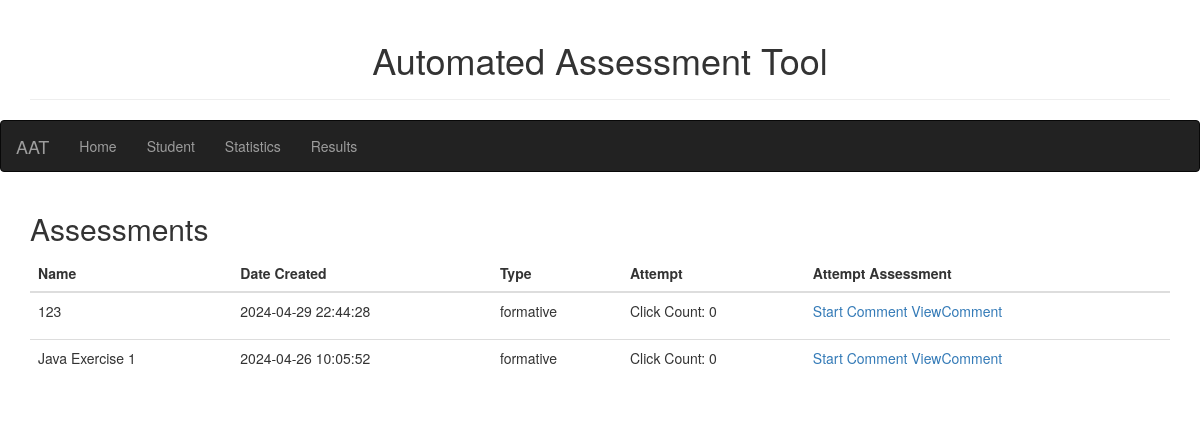
Screenshot of /Student/Teacher with the database file from the repository.
### tables this page shows
CREATE TABLE Assessments(
    id INTEGER PRIMARY KEY AUTOINCREMENT,
    created TIMESTAMP NOT NULL DEFAULT CURRENT_TIMESTAMP,
    name TEXT BOT NULL,
    content TEXT BOT NULL,
    type TEXT CHECK (type IN ('formative', 'summative'))
);

### Server.py (the view)
@app.route("/Student/<string:username>", methods=['GET'])
def Student(username):
    conn = sqlite3.connect('AATData.db')
    conn.row_factory = sqlite3.Row
    try:
        assessments = conn.execute('SELECT * FROM Assessments').fetchall()
        question = conn.execute('SELECT * FROM Questions').fetchall()
        return render_template('Student.html', data=assessments, data1=question, username=username)
    finally:
        conn.close()

### templates/Student.html (shortened to what this page needs)
{%extends 'Home.html'%}
{%block mainBlock%}
<nav class="navbar navbar-inverse">
  <div class="container-fluid">
    <div class="navbar-header">
      <a class="navbar-brand" href="/Home">AAT</a>
    </div>
    <div class="collapse navbar-collapse" id="Navbar">
      <ul class="nav navbar-nav">
        <li><a href="/Home">Home</a></li>
        <li><a href="{{ url_for('Student',username=username ) }}">Student</a></li>
        <li><a href="{{ url_for('Statistics', username=username ) }}">Statistics</a></li>
        <li><a href="{{ url_for('StudentAss', username=username ) }}">Results</a></li>
      </ul>
    </div>
  </div>
</nav>
{%block studentBlock%}
<div class="container">
  <h2> Assessments</h2>
  <table class="table table-hover">
    <thead>
      <tr>
        <th> Name</th>
        <th> Date Created</th>
        <th> Type</th>
          <th> Attempt </th>
        <th> Attempt Assessment</th>
      </tr>
    </thead>
    <tbody>
    {% for assessments in data %}
      <tr>
        <td >
        {{ assessments['name'] }}
        </td>
        <td> {{ assessments['created'] }}</td>
        <td> {{ assessments['type'] }}</td>
        <td><p>Click Count: <span class="click-count">0</span></p></td>
        <td>
          <a href="{{ url_for('StudentSpecificassessment', get_id=assessments['id'], username=username ) }}" id="click-link"> Start</a>
          <a href="{{ url_for('Comment', get_id=assessments['id'],username=username) }}" id="click-link"> Comment</a>
          <a href="{{ url_for('ViewComment', get_id=assessments['id'],username=username) }}" id="click-link"> ViewComment</a>
        </td>
      </tr>
    {%endfor%}
  </tbody>
</table>
</div>
{%endblock%}
{%endblock%}

### rows the page displays
Assessments: name "123", created "2024-04-29 22:44:28", type "formative"
Assessments: name "Java Exercise 1", created "2024-04-26 10:05:52", type "formative"
